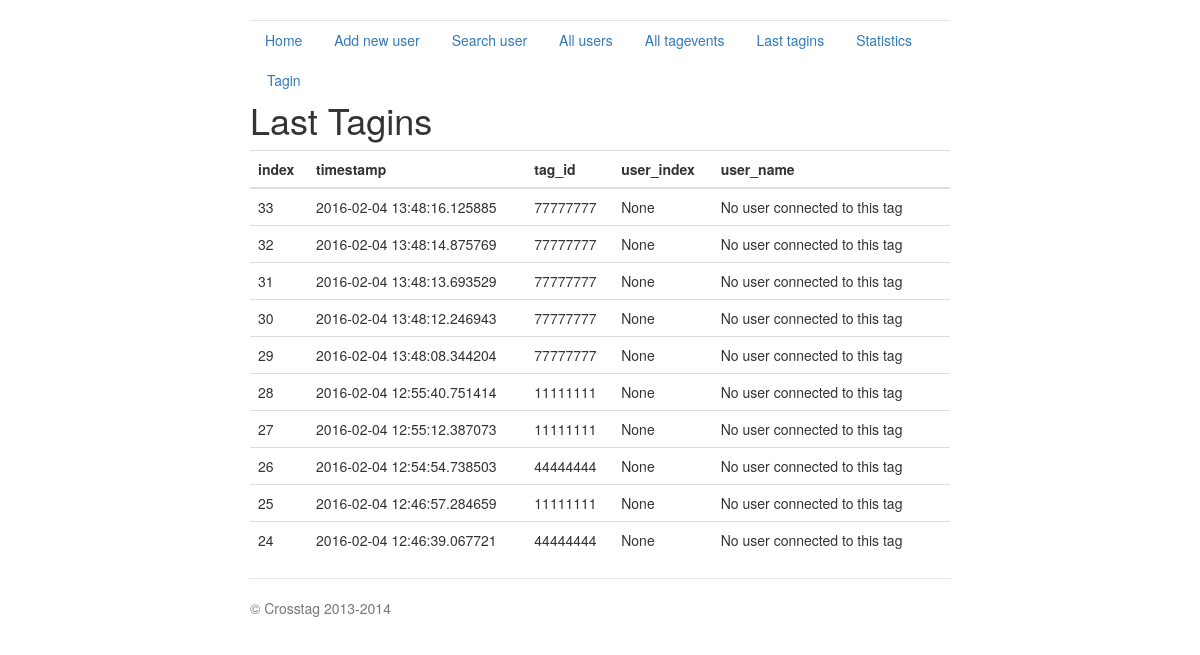
The app's page /last_tagins, older data.
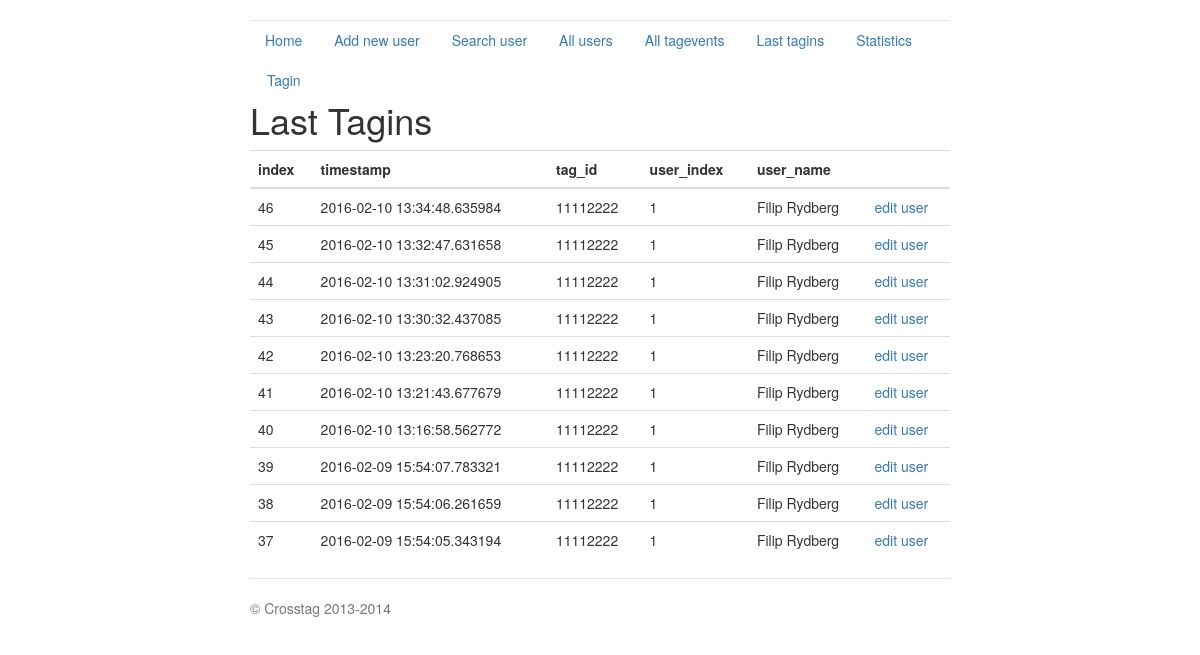
The same page, newer data.
### crosstag_server.py (models this page shows, shortened)
class Tagevent(db.Model):
    index = db.Column(db.Integer, primary_key=True)
    tag_id = db.Column(db.Integer)
    timestamp = db.Column(db.DateTime)
    uid = db.Column(db.Integer, db.ForeignKey('user.index'))
    def dict(self):
        return {'index': self.index, 'timestamp': str(self.timestamp),
                'tag_id': self.tag_id, 'uid':self.uid}

class User(db.Model):
    index = db.Column(db.Integer, primary_key=True)
    fortnox_id = db.Column(db.Integer)
    name = db.Column(db.String(80))
    email = db.Column(db.String(120))
    phone = db.Column(db.Integer)
    tag_id = db.Column(db.String(12))
    gender = db.Column(db.String(10))
    birth_date = db.Column(db.Date)
    expiry_date = db.Column(db.Date)
    create_date = db.Column(db.Date)
    status = db.Column(db.Integer, db.ForeignKey('member_status.status'))
    def dict(self):
        return {'index': self.index, 'name': self.name,
                'email': self.email, 'tag_id': self.tag_id,
                'phone': self.phone, 'fortnox_id': self.fortnox_id,
                'expiry_date': str(self.expiry_date),
                'create_date': str(self.create_date),
                'birth_date': str(self.birth_date),
                'gender': self.gender,
                'status': self.status
                }

### crosstag_server.py (the view)
@app.route('/last_tagins', methods=['GET'])
def last_tagins():
    ret = []
    events = Tagevent.query.all()[-10:]
    for hit in events:
        js = hit.dict()
        tag = js['tag_id']
        try:
            user = get_user_data_tag_dict(tag)
            js['user_index'] = user["index"]
            js['user_name'] = user['name']
        except:
            js['user_index'] = None
            js['user_name'] = "No user connected to this tag"
        ret.append(js)
    ret.reverse()
    return render_template('last_tagevents.html',
                           title='Last Tagins',
                           hits=ret)

### crosstag_server.py (called while the page is built)
@app.route('/crosstag/v1.0/get_user_data_tag_dict/<tag_id>',
           methods=['GET'])
def get_user_data_tag_dict(tag_id):
    user = User.query.filter_by(tag_id=tag_id).first()
    return user.dict()

### templates/last_tagevents.html (shortened to what this page needs)
{% extends "base.html" %}
{% block content %}
<h1>{{title}}</h1>
{% if hits %}
	<table class="table table-hover">
	<tbody>
		<thead>
			<tr>
				<th>index</th> <th>timestamp</th><th>tag_id</th> <th> user_index </th> <th> user_name </th> <th></th>
			</tr>
		</thead>
				{% for hit in hits %}
				<tr>
					<td>{{hit.index}}</td> <td>{{hit.timestamp}}</td> <td>{{hit.tag_id}}</td> <td>{{hit.user_index}}</td> <td>{{hit.user_name}}</td> <td> {% if hit.user_index != None %}<a href='/edit_user/{{hit.user_index}}'>edit user</a> {% endif %}</td>
				</tr>
				{% endfor %}
	</tbody>
	</table>
{% endif %}
{% endblock %}

Row changes from the older to the newer data that the page shows:
no longer on this page (row unchanged): Tagevent: index "33", timestamp "2016-02-04 13:48:16.125885", tag_id "77777777", user_index "None", user_name "No user connected to this tag"
no longer on this page (row unchanged): Tagevent: index "32", timestamp "2016-02-04 13:48:14.875769", tag_id "77777777", user_index "None", user_name "No user connected to this tag"
no longer on this page (row unchanged): Tagevent: index "31", timestamp "2016-02-04 13:48:13.693529", tag_id "77777777", user_index "None", user_name "No user connected to this tag"
no longer on this page (row unchanged): Tagevent: index "30", timestamp "2016-02-04 13:48:12.246943", tag_id "77777777", user_index "None", user_name "No user connected to this tag"
no longer on this page (row unchanged): Tagevent: index "29", timestamp "2016-02-04 13:48:08.344204", tag_id "77777777", user_index "None", user_name "No user connected to this tag"
no longer on this page (row unchanged): Tagevent: index "28", timestamp "2016-02-04 12:55:40.751414", tag_id "11111111", user_index "None", user_name "No user connected to this tag"
no longer on this page (row unchanged): Tagevent: index "27", timestamp "2016-02-04 12:55:12.387073", tag_id "11111111", user_index "None", user_name "No user connected to this tag"
no longer on this page (row unchanged): Tagevent: index "26", timestamp "2016-02-04 12:54:54.738503", tag_id "44444444", user_index "None", user_name "No user connected to this tag"
no longer on this page (row unchanged): Tagevent: index "25", timestamp "2016-02-04 12:46:57.284659", tag_id "11111111", user_index "None", user_name "No user connected to this tag"
no longer on this page (row unchanged): Tagevent: index "24", timestamp "2016-02-04 12:46:39.067721", tag_id "44444444", user_index "None", user_name "No user connected to this tag"
added Tagevent: index "46", timestamp "2016-02-10 13:34:48.635984", tag_id "11112222", user_index "1", user_name "Filip Rydberg"
added Tagevent: index "45", timestamp "2016-02-10 13:32:47.631658", tag_id "11112222", user_index "1", user_name "Filip Rydberg"
added Tagevent: index "44", timestamp "2016-02-10 13:31:02.924905", tag_id "11112222", user_index "1", user_name "Filip Rydberg"
added Tagevent: index "43", timestamp "2016-02-10 13:30:32.437085", tag_id "11112222", user_index "1", user_name "Filip Rydberg"
added Tagevent: index "42", timestamp "2016-02-10 13:23:20.768653", tag_id "11112222", user_index "1", user_name "Filip Rydberg"
added Tagevent: index "41", timestamp "2016-02-10 13:21:43.677679", tag_id "11112222", user_index "1", user_name "Filip Rydberg"
added Tagevent: index "40", timestamp "2016-02-10 13:16:58.562772", tag_id "11112222", user_index "1", user_name "Filip Rydberg"
added Tagevent: index "39", timestamp "2016-02-09 15:54:07.783321", tag_id "11112222", user_index "1", user_name "Filip Rydberg"
added Tagevent: index "38", timestamp "2016-02-09 15:54:06.261659", tag_id "11112222", user_index "1", user_name "Filip Rydberg"
added Tagevent: index "37", timestamp "2016-02-09 15:54:05.343194", tag_id "11112222", user_index "1", user_name "Filip Rydberg"
